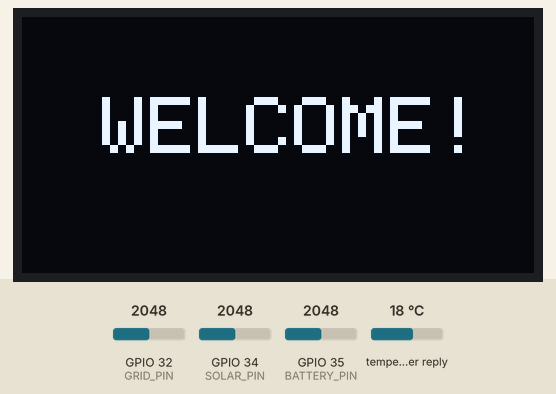
A sketch run on a simulated ESP32. Shown: 128×64 one-colour display. The inputs (shaded band) are chosen by the test bench; at power-on: GPIO 32 (GRID_PIN) = 2048, GPIO 34 (SOLAR_PIN) = 2048, GPIO 35 (BATTERY_PIN) = 2048, temperature in the weather reply 18 °C. The modem accepts every AT command (registered, SIM ready, sends succeed) and sends nothing else; web services answer with replies made up by the test bench; what the sketch prints to the serial monitor is not drawn.

Above: at 1.1 s.
At 6.8 s:
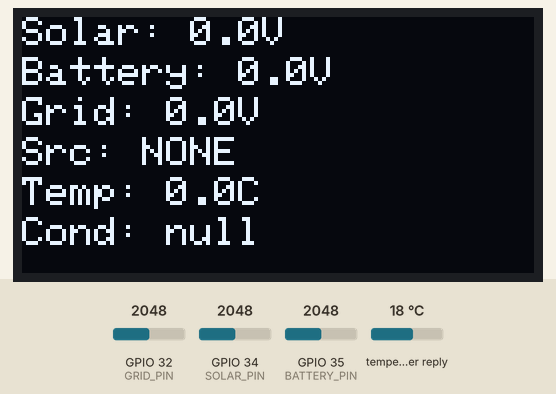
At 66.9 s:
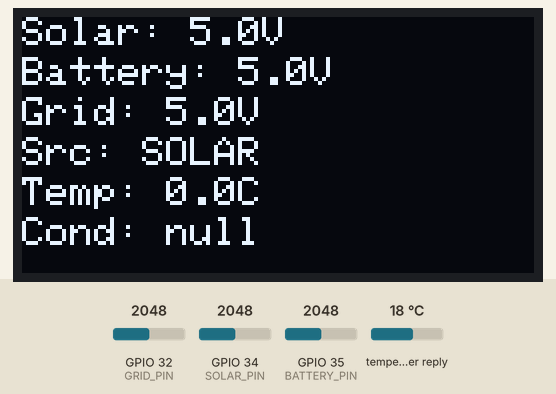

Measured:
- what the display in image 0 shows lasts 5.7 s, from 1.1 s to 6.8 s
- what the display in image 1 shows lasts 60.1 s, from 6.8 s to 66.9 s

The sketch:

ems.ino
```cpp
#include <WiFi.h>
#include <HTTPClient.h>
#include <ArduinoJson.h>
#include "AdafruitIO_WiFi.h"
#include <Wire.h>
#include <Adafruit_GFX.h>
#include <Adafruit_SSD1306.h>

// ------------------ WiFi & Adafruit IO Credentials ------------------
#define WIFI_SSID       "userid"
#define WIFI_PASS       "password"
#define IO_USERNAME     "username"
#define IO_KEY          "aio_xxxxxxxxxxxxxxxxxxxxxxxxxxxx"

// ------------------ OLED Display Configuration ------------------
#define SCREEN_WIDTH 128
#define SCREEN_HEIGHT 64
#define OLED_ADDR 0x3C
#define OLED_RESET -1
Adafruit_SSD1306 display(SCREEN_WIDTH, SCREEN_HEIGHT, &Wire, OLED_RESET);

// ------------------ Adafruit IO ------------------
AdafruitIO_WiFi io(IO_USERNAME, IO_KEY, WIFI_SSID, WIFI_PASS);
AdafruitIO_Feed *maxTempFeed       = io.feed("max_temp");
AdafruitIO_Feed *conditionFeed     = io.feed("forecast_condition");
AdafruitIO_Feed *solarFeed         = io.feed("solar_level");
AdafruitIO_Feed *batteryFeed       = io.feed("battery_level");
AdafruitIO_Feed *gridFeed          = io.feed("grid_level");
AdafruitIO_Feed *sourceFeed        = io.feed("selected_source");
AdafruitIO_Feed *reserveFeed       = io.feed("battery_reserve");

// ------------------ WeatherAPI Configuration ------------------
const char* apiKey = "9a6a79xxxxxxxxxxxxxxxxxxxxxxxx";
const char* city   = "Kochi";

// ------------------ GSM Configuration ------------------
HardwareSerial gsmSerial(2);
#define GSM_RX 16  // SIM900A TX → ESP32 RX
#define GSM_TX 17  // SIM900A RX → ESP32 TX
String phoneNumber = "+9197xxxxxxxx"; // Replace with your number

// ------------------ Analog Pins ------------------
#define SOLAR_PIN   34
#define BATTERY_PIN 35
#define GRID_PIN    32

// ------------------ Thresholds and Variables ------------------
float solarVoltage = 0.0;
float batteryVoltage = 0.0;
float gridVoltage = 0.0;
float batteryReserve = 2.5;
String selectedSource = "NONE";
String forecastCondition = "Sunny";
float maxTemp = 0.0;

bool powerOutageSent = false;

unsigned long lastDataUpdate = 0;
const unsigned long dataInterval = 60000;       // 1 minute

// ------------------ Function Prototypes ------------------
void readPotentiometers();
void fetchWeatherForecast();
void selectSource();
void updateOLED();
void checkGridStatus();
void sendGSMAlert(String message);

// ------------------ Setup ------------------
void setup() {
  Serial.begin(115200);
  delay(1000);

  // Initialize OLED Display
  if (!display.begin(SSD1306_SWITCHCAPVCC, OLED_ADDR)) {
    Serial.println(F("SSD1306 allocation failed"));
    for (;;);
  }
  display.clearDisplay();
  display.setTextSize(2);
  display.setTextColor(WHITE);
  display.setCursor(20, 20);
  display.println("WELCOME!");
  display.display();
  delay(2000);

  // Initialize GSM
  gsmSerial.begin(9600, SERIAL_8N1, GSM_RX, GSM_TX);
  Serial.println("Initializing GSM Module...");
  gsmSerial.println("AT");
  delay(1000);
  gsmSerial.println("AT+CMGF=1"); // SMS text mode
  delay(1000);

  // Start WiFi and Adafruit IO
  Serial.println("\nConnecting to Adafruit IO...");
  io.connect();
  while (io.status() < AIO_CONNECTED) {
    Serial.print(".");
    delay(500);
  }
  Serial.println("\nConnected to Adafruit IO!");

  // Initial Weather Fetch
  fetchWeatherForecast();
  updateOLED();
}

// ------------------ Read Analog Voltages (Scaled to 10V) ------------------
void readPotentiometers() {
  solarVoltage = (analogRead(SOLAR_PIN) / 4095.0) * 10.0;
  batteryVoltage = (analogRead(BATTERY_PIN) / 4095.0) * 10.0;
  gridVoltage = (analogRead(GRID_PIN) / 4095.0) * 10.0;

  Serial.printf("\nSolar: %.2f V, Battery: %.2f V, Grid: %.2f V\n",
                solarVoltage, batteryVoltage, gridVoltage);
}

// ------------------ Fetch Weather Forecast ------------------
void fetchWeatherForecast() {
  if (WiFi.status() != WL_CONNECTED) return;

  HTTPClient http;
  String url = "http://api.weatherapi.com/v1/forecast.json?key=" + String(apiKey) +
               "&q=" + String(city) + "&days=1&aqi=no&alerts=no";

  Serial.println("\nRequesting Weather Data...");
  http.begin(url);
  int httpCode = http.GET();

  if (httpCode > 0) {
    String payload = http.getString();
    DynamicJsonDocument doc(8192);
    DeserializationError error = deserializeJson(doc, payload);

    if (!error) {
      maxTemp = doc["forecast"]["forecastday"][0]["day"]["maxtemp_c"];
      forecastCondition = String(doc["forecast"]["forecastday"][0]["day"]["condition"]["text"]);
      forecastCondition.toLowerCase();

      // Adjust battery reserve based on forecast
      if (forecastCondition.indexOf("rain") >= 0) batteryReserve = 5.0;   // 50% of 10V
      else if (forecastCondition.indexOf("cloud") >= 0) batteryReserve = 4.0; //40%
      else batteryReserve = 2.5; //25%

      Serial.println("\n------ Weather Forecast ------");
      Serial.printf("Max Temp: %.1f °C\n", maxTemp);
      Serial.printf("Condition: %s\n", forecastCondition.c_str());
      Serial.printf("Battery Reserve: %.2f V\n", batteryReserve);
      Serial.println("--------------------------------");

      maxTempFeed->save(maxTemp);
      conditionFeed->save(forecastCondition);
      reserveFeed->save(batteryReserve*10);
    } else {
      Serial.print("JSON Parsing failed: ");
      Serial.println(error.c_str());
    }
  } else {
    Serial.print("HTTP Request failed, code: ");
    Serial.println(httpCode);
  }

  http.end();
}

// ------------------ Source Selection Logic ------------------
void selectSource() {
  if (solarVoltage > 4.0) selectedSource = "SOLAR";
  else if (batteryVoltage > batteryReserve) selectedSource = "BATTERY";
  else selectedSource = "GRID";

  Serial.print("Selected Source: ");
  Serial.println(selectedSource);

  // Send to Adafruit IO
  solarFeed->save(solarVoltage);
  delay(2000);
  batteryFeed->save(batteryVoltage*10);
  delay(2000);
  gridFeed->save(gridVoltage);
  delay(2000);
  sourceFeed->save(selectedSource);
}

// ------------------ OLED Update ------------------
void updateOLED() {
  display.clearDisplay();
  display.setTextSize(1);
  display.setTextColor(WHITE);
  display.setCursor(0, 0);
  display.printf("Solar: %.1fV", solarVoltage);
  display.setCursor(0, 10);
  display.printf("Battery: %.1fV", batteryVoltage);
  display.setCursor(0, 20);
  display.printf("Grid: %.1fV", gridVoltage);
  display.setCursor(0, 30);
  display.printf("Src: %s", selectedSource.c_str());
  display.setCursor(0, 40);
  display.printf("Temp: %.1fC", maxTemp);
  display.setCursor(0, 50);
  display.printf("Cond: %s", forecastCondition.c_str());
  display.display();
}

// ------------------ Check Grid Status & Send GSM Alert ------------------
void checkGridStatus() {
  if (gridVoltage < 2.0 && !powerOutageSent) {
    String alertMsg = "‼️Alert from EMS‼️ \n⚠️ Power Outage Detected!\nBattery Reserve: " + String(batteryReserve) + "%";
    Serial.println(alertMsg);

    // Display on OLED
    display.clearDisplay();
    display.setTextSize(1);
    display.setCursor(10, 20);
    display.println("POWER OUTAGE!");
    display.setCursor(10, 40);
    display.printf("Reserve: %.2fV", batteryReserve);
    display.display();

    // Send SMS alert
    sendGSMAlert(alertMsg);

    powerOutageSent = true;  // avoid repeat alerts
  }

  if (gridVoltage >= 2.0) {
    powerOutageSent = false; // reset when grid returns
  }
}

// ------------------ GSM SMS Function ------------------
void sendGSMAlert(String message) {
  gsmSerial.println("AT+CMGS=\"");
  delay(1000);
  gsmSerial.println(phoneNumber);
   gsmSerial.println("\ ");
  gsmSerial.println(message);
  gsmSerial.write((char)26); // CTRL+Z to send SMS
  delay(5000);
  Serial.println("📩 Alert SMS sent successfully!");
}

// ------------------ Main Loop ------------------
void loop() {
  io.run();  // Maintain Adafruit IO connection
  unsigned long now = millis();

  readPotentiometers();

  if (now - lastDataUpdate >= dataInterval) {
    selectSource();
    updateOLED();
    checkGridStatus();
    lastDataUpdate = now;
    Serial.println("✅ Data updated to Adafruit IO");
  }

  delay(1000);
}
```
